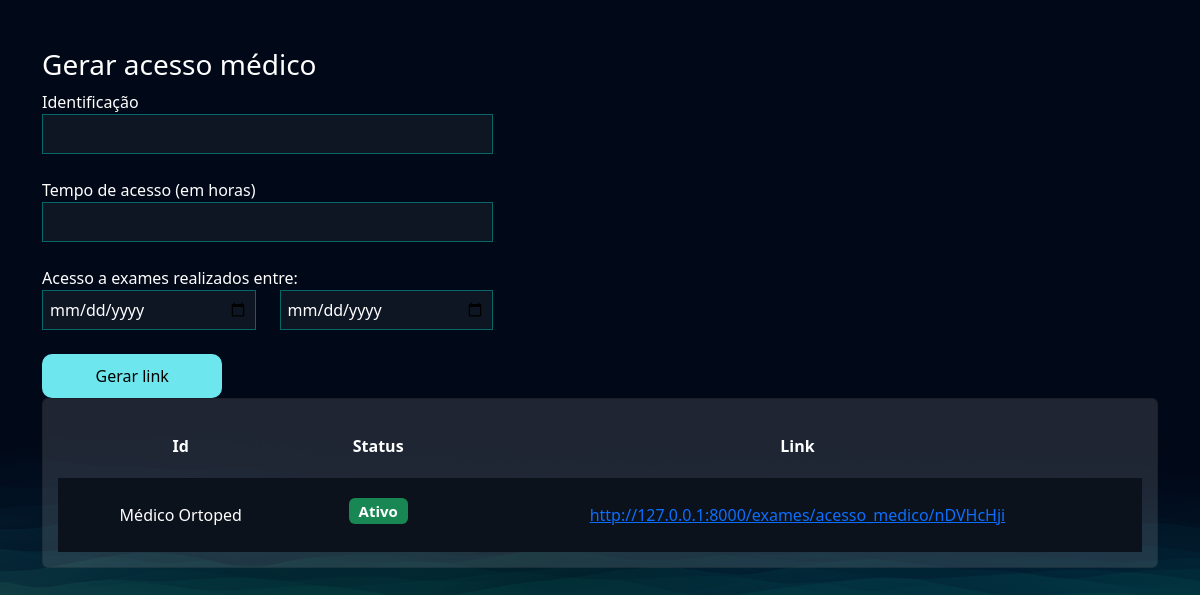
The page /exames/gerar_acesso_medico/ (signed in) on the database its author committed.
### exames/models.py (models this page shows, shortened)
class AcessoMedico(models.Model):
    usuario = models.ForeignKey(User, on_delete=models.DO_NOTHING)
    identificacao = models.CharField(max_length=50)
    tempo_de_acesso = models.IntegerField() # Em horas
    criado_em = models.DateTimeField()
    data_exames_iniciais = models.DateField()
    data_exames_finais = models.DateField()
    token = models.CharField(max_length=20, null=True, blank=True)
    @property
    def status(self):
        return 'Expirado' if timezone.now() > (self.criado_em + timedelta(hours=self.tempo_de_acesso)) else 'Ativo'
    @property
    def url(self):
        return f"http://127.0.0.1:8000/exames/acesso_medico/{self.token}"

### exames/views.py (the view, shortened to what this page needs)
# urls.py: path('gerar_acesso_medico/', views.gerar_acesso_medico, name="gerar_acesso_medico"),
@login_required
def gerar_acesso_medico(request):
    if request.method == "GET":
        acessos_medicos = AcessoMedico.objects.filter(usuario=request.user)
        return render(request, 'gerar_acesso_medico.html', {'acessos_medicos': acessos_medicos})

### exames/templates/gerar_acesso_medico.html (shortened to what this page needs)
{% extends "bases/base.html" %}
{% load static %}
{% block 'head' %}
    <link href="{% static 'exames/css/css.css' %}" rel="stylesheet">
    <link href="{% static 'exames/css/gerenciar_pedidos.css' %}" rel="stylesheet">
{% endblock 'head' %}
{% block 'conteudo' %}
    <br>
    <br>
    <div class="container">
        <div class="row">
            <div class="col-md-5">
                <h3>Gerar acesso médico</h3>
                <form action="{% url "gerar_acesso_medico" %}" method="POST">{% csrf_token %}
                    <label for="">Identificação</label>
                    <br>
                    <input style="width: 100%" type="text" name="identificacao" id="" class="input-default">
                    <br>
                    <br>
                    <label for="">Tempo de acesso (em horas)</label>
                    <br>
                    <input style="width: 100%" type="number" name="tempo_de_acesso" id="" class="input-default">
                    <br>
                    <br>
                    <div class="row">
                        <label for="">Acesso a exames realizados entre:</label>
                        <div class="col-md">
                            <input style="width: 100%" type="date" name="data_exame_inicial" id="" class="input-default">
                        </div>
                        <div class="col-md">
                            <input style="width: 100%" type="date" name="data_exame_final" id="" class="input-default">
                            <br>
                            <br>
                        </div>
                    </div>
                    <input style="width: 40%" type="submit" class="btn-default" value="Gerar link">
                </form>
            </div>
            <div class="col-md">
                <div class="card">
                    <table style="text-align: center">
                        <tr>
                          <th>Id</th>
                          <th>Status</th>
                          <th>Link</th>
                        </tr>
                        {% for acesso in acessos_medicos  %}
                            <tr class="linha-tabela">
                                <td>{{acesso.identificacao}}</td>
                                {% if acesso.status == 'Ativo' %}
                                <td><h5><span class="badge bg-success">{{acesso.status}}</span></h5></td>
                                {% else %}
                                <td><h5><span class="badge bg-danger">{{acesso.status}}</span></h5></td>
                                {% endif %}
                                <td><a href="{{acesso.url}}">{{acesso.url}}</a></td>
                            </tr>
                        {% endfor %}
                    </table>
                </div>
            </div>
        </div>
    </div>
{% endblock 'conteudo' %}

### templates/static/geral/css/base.css (style rules this page uses)
:root { --main-color: #151c34; --dark-color: #0c121c; --light-color: #6de6ee; --contrast-color: #f4c96b; --differential-color: #066668; }
* { color: white; }
.input-default { background-color: rgba(255, 255, 255, 0.05); border: 1px solid var(--differential-color); padding: 7px; width: 50%; }
.btn-default { background-color: var(--light-color); color: black; width: 15%; padding: 10px; border: none; border-radius: 10px; }

### templates/static/exames/css/css.css (style rules this page uses)
body { background-image: url('/static/geral/img/bg2.png'); background-size: cover; }
.card { background-color: rgba(217, 217, 217, .14); color: white; padding: 15px; }

### templates/static/exames/css/gerenciar_pedidos.css (style rules this page uses)
.linha-tabela { background-color: var(--dark-color); height: 20px; }
td, th { padding: 20px; }

### rows shown on the page
AcessoMedico: identificacao "Médico Ortoped", status "Ativo", url "http://127.0.0.1:8000/exames/acesso_medico/nDVHcHji"
